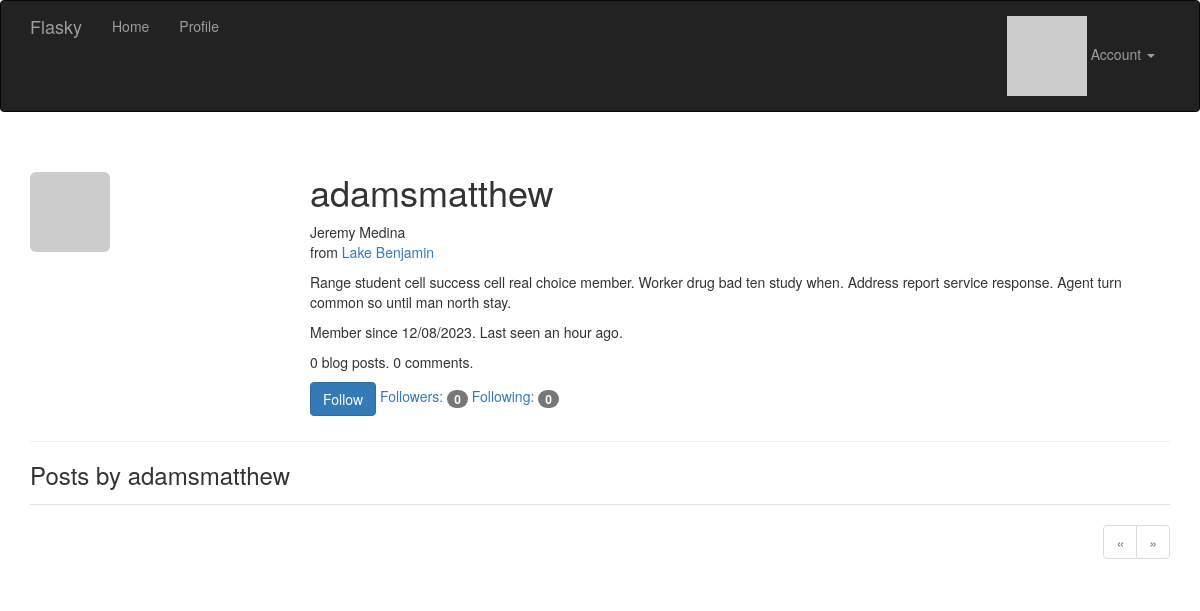
The app's page /user/adamsmatthew (signed in) with its own data.
### app/models.py (models this page shows, shortened)
class User(UserMixin, db.Model):
    __tablename__ = 'users'
    id = db.Column(db.Integer, primary_key=True)
    email = db.Column(db.String(64), unique=True, index=True)
    username = db.Column(db.String(64), unique=True, index=True)
    role_id = db.Column(db.Integer, db.ForeignKey('roles.id'))
    password_hash = db.Column(db.String(128))
    confirmed = db.Column(db.Boolean, default=False)
    name = db.Column(db.String(64))
    location = db.Column(db.String(64))
    about_me = db.Column(db.Text())
    member_since = db.Column(db.DateTime(), default=datetime.utcnow)
    last_seen = db.Column(db.DateTime(), default=datetime.utcnow)
    avatar_hash = db.Column(db.String(32))
    posts = db.relationship('Post', backref='author', lazy='dynamic')
    followed = db.relationship('Follow',
                               foreign_keys=[Follow.follower_id],
                               backref=db.backref('follower', lazy='joined'),
                               lazy='dynamic',
                               cascade='all, delete-orphan')
    followers = db.relationship('Follow',
                                foreign_keys=[Follow.followed_id],
                                backref=db.backref('followed', lazy='joined'),
                                lazy='dynamic',
                                cascade='all, delete-orphan')
    comments = db.relationship('Comment', backref='author', lazy='dynamic')
    @property
    def password(self):
        raise AttributeError('password is not a readable attribute')
    def can(self, perm):
        return self.role is not None and self.role.has_permission(perm)
    def is_administrator(self):
        return self.can(Permission.ADMIN)
    def ping(self):
        self.last_seen = datetime.utcnow()
        db.session.add(self)
    def gravatar(self, size=100, default='identicon', rating='g'):
        url = 'https://secure.gravatar.com/avatar'
        hash = self.avatar_hash or self.gravatar_hash()
        return '{url}/{hash}?s={size}&d={default}&r={rating}'.format(
            url=url, hash=hash, size=size, default=default, rating=rating)
    def is_following(self, user):
        if user.id is None:
            return False
        return self.followed.filter_by(
            followed_id=user.id).first() is not None

### app/main/views.py (the view)
@main.route('/user/<username>')
def user(username):
    user = User.query.filter_by(username=username).first_or_404()
    page = request.args.get('page', 1, type=int)
    pagination = user.posts.order_by(Post.timestamp.desc()).paginate(
        page=page, per_page=current_app.config['FLASKY_POSTS_PER_PAGE'],
        error_out=False)
    posts = pagination.items
    return render_template('user.html', user=user, posts=posts,
                           pagination=pagination)

### app/auth/views.py (called while the page is built)
@auth.before_app_request
def before_request():
    if current_user.is_authenticated:
        current_user.ping()
        if not current_user.confirmed \
                and request.endpoint \
                and request.blueprint != 'auth' \
                and request.endpoint != 'static':
            return redirect(url_for('auth.unconfirmed'))

### app/main/__init__.py (called while the page is built)
@main.app_context_processor
def inject_permissions():
    return dict(Permission=Permission)

### app/main/views.py (called while the page is built)
@main.after_app_request
def after_request(response):
    for query in get_debug_queries():
        if query.duration >= current_app.config['FLASKY_SLOW_DB_QUERY_TIME']:
            current_app.logger.warning(
                'Slow query: %s\nParameters: %s\nDuration: %fs\nContext: %s\n'
                % (query.statement, query.parameters, query.duration,
                   query.context))
    return response

### app/models.py (called while the page is built)
@login_manager.user_loader
def load_user(user_id):
    return User.query.get(int(user_id))

    def has_permission(self, perm):
        return self.permissions & perm == perm

### app/templates/user.html (shortened to what this page needs)
{% extends "base.html" %}
{% import "_macros.html" as macros %}
{% block page_content %}
<div class="page-header">
    <img class="img-rounded profile-thumbnail" src="{{ user.gravatar(size=256) }}">
    <div class="profile-header">
        <h1>{{ user.username }}</h1>
        {% if user.name or user.location %}
        <p>
            {% if user.name %}{{ user.name }}<br>{% endif %}
            {% if user.location %}
                from <a href="http://maps.google.com/?q={{ user.location }}">{{ user.location }}</a><br>
            {% endif %}
        </p>
        {% endif %}
        {% if user.about_me %}<p>{{ user.about_me }}</p>{% endif %}
        <p>Member since {{ moment(user.member_since).format('L') }}. Last seen {{ moment(user.last_seen).fromNow() }}.</p>
        <p>{{ user.posts.count() }} blog posts. {{ user.comments.count() }} comments.</p>
        <p>
            {% if current_user.can(Permission.FOLLOW) and user != current_user %}
                {% if not current_user.is_following(user) %}
                <a href="{{ url_for('.follow', username=user.username) }}" class="btn btn-primary">Follow</a>
                {% else %}
                <a href="{{ url_for('.unfollow', username=user.username) }}" class="btn btn-default">Unfollow</a>
                {% endif %}
            {% endif %}
            <a href="{{ url_for('.followers', username=user.username) }}">Followers: <span class="badge">{{ user.followers.count() - 1 }}</span></a>
            <a href="{{ url_for('.followed_by', username=user.username) }}">Following: <span class="badge">{{ user.followed.count() - 1 }}</span></a>
        </p>
    </div>
</div>
<h3>Posts by {{ user.username }}</h3>
{% include '_posts.html' %}
{% if pagination %}
<div class="pagination">
    {{ macros.pagination_widget(pagination, '.user', username=user.username) }}
</div>
{% endif %}
{% endblock %}

### app/templates/base.html (shortened to what this page needs)
{% extends "bootstrap/base.html" %}
{% block head %}
{{ super() }}
<link rel="stylesheet" type="text/css" href="{{ url_for('static', filename='styles.css') }}">
{% endblock %}
{% block navbar %}
<div class="navbar navbar-inverse" role="navigation">
    <div class="container">
        <div class="navbar-header">
            <a class="navbar-brand" href="{{ url_for('main.index') }}">Flasky</a>
        </div>
        <div class="navbar-collapse collapse">
            <ul class="nav navbar-nav">
                <li><a href="{{ url_for('main.index') }}">Home</a></li>
                {% if current_user.is_authenticated %}
                <li><a href="{{ url_for('main.user', username=current_user.username) }}">Profile</a></li>
                {% endif %}
            </ul>
            <ul class="nav navbar-nav navbar-right">
                {% if current_user.is_authenticated %}
                <li class="dropdown">
                    <a href="#" class="dropdown-toggle" data-toggle="dropdown">
                        <img src="{{ current_user.gravatar(size=18) }}">
                        Account <b class="caret"></b>
                    </a>
                </li>
                {% else %}
                <li><a href="{{ url_for('auth.login') }}">Log In</a></li>
                {% endif %}
            </ul>
        </div>
    </div>
</div>
{% endblock %}
{% block content %}
<div class="container">
    {% block page_content %}{% endblock %}
</div>
{% endblock %}

### app/templates/_macros.html (shortened to what this page needs)
{% macro pagination_widget(pagination, endpoint, fragment='') %}
<ul class="pagination">
    <li{% if not pagination.has_prev %} class="disabled"{% endif %}>
        <a href="{% if pagination.has_prev %}{{ url_for(endpoint, page=pagination.prev_num, **kwargs) }}{{ fragment }}{% else %}#{% endif %}">
            &laquo;
        </a>
    </li>
    <li{% if not pagination.has_next %} class="disabled"{% endif %}>
        <a href="{% if pagination.has_next %}{{ url_for(endpoint, page=pagination.next_num, **kwargs) }}{{ fragment }}{% else %}#{% endif %}">
            &raquo;
        </a>
    </li>
</ul>
{% endmacro %}

### app/templates/_posts.html (shortened to what this page needs)
<ul class="posts">
</ul>

### app/static/styles.css (style rules this page uses)
.profile-thumbnail { position: absolute; }
.profile-header { min-height: 260px; margin-left: 280px; }
ul.posts { list-style-type: none; padding: 0px; margin: 16px 0px 0px 0px; border-top: 1px solid #e0e0e0; }
div.pagination { width: 100%; text-align: right; padding: 0px; margin: 0px; }

### records on screen
User: username "adamsmatthew", name "Jeremy Medina", location "Lake Benjamin", about_me "Range student cell success cell real choice member. Worker drug bad ten study when. Address report service response. Agent turn common so until man north stay.", member_since "12/08/2023", last_seen "an hour ago"

### other values on screen
{{ user.posts.count() }} "0"
{{ user.comments.count() }} "0"
{{ user.followers.count() - 1 }} "0"
{{ user.followed.count() - 1 }} "0"
